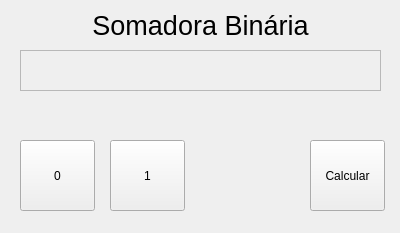
<?xml version="1.0" encoding="UTF-8"?>
<ui version="4.0">
 <class>Widget</class>
 <widget class="QWidget" name="Widget">
  <property name="geometry">
   <rect>
    <x>0</x>
    <y>0</y>
    <width>400</width>
    <height>233</height>
   </rect>
  </property>
  <property name="windowTitle">
   <string>Widget</string>
  </property>
  <widget class="QTextEdit" name="textResult">
   <property name="enabled">
    <bool>false</bool>
   </property>
   <property name="geometry">
    <rect>
     <x>20</x>
     <y>50</y>
     <width>361</width>
     <height>41</height>
    </rect>
   </property>
   <property name="font">
    <font>
     <pointsize>14</pointsize>
    </font>
   </property>
   <property name="layoutDirection">
    <enum>Qt::RightToLeft</enum>
   </property>
  </widget>
  <widget class="QPushButton" name="zeroButton">
   <property name="geometry">
    <rect>
     <x>20</x>
     <y>140</y>
     <width>75</width>
     <height>71</height>
    </rect>
   </property>
   <property name="text">
    <string>0</string>
   </property>
  </widget>
  <widget class="QPushButton" name="oneButton">
   <property name="geometry">
    <rect>
     <x>110</x>
     <y>140</y>
     <width>75</width>
     <height>71</height>
    </rect>
   </property>
   <property name="text">
    <string>1</string>
   </property>
  </widget>
  <widget class="QPushButton" name="Enter">
   <property name="geometry">
    <rect>
     <x>310</x>
     <y>140</y>
     <width>75</width>
     <height>71</height>
    </rect>
   </property>
   <property name="text">
    <string>Calcular</string>
   </property>
  </widget>
  <widget class="QLabel" name="label">
   <property name="geometry">
    <rect>
     <x>0</x>
     <y>10</y>
     <width>401</width>
     <height>31</height>
    </rect>
   </property>
   <property name="font">
    <font>
     <pointsize>20</pointsize>
    </font>
   </property>
   <property name="text">
    <string>Somadora Binária</string>
   </property>
   <property name="alignment">
    <set>Qt::AlignCenter</set>
   </property>
  </widget>
 </widget>
 <layoutdefault spacing="6" margin="11"/>
 <resources/>
 <connections/>
</ui>
